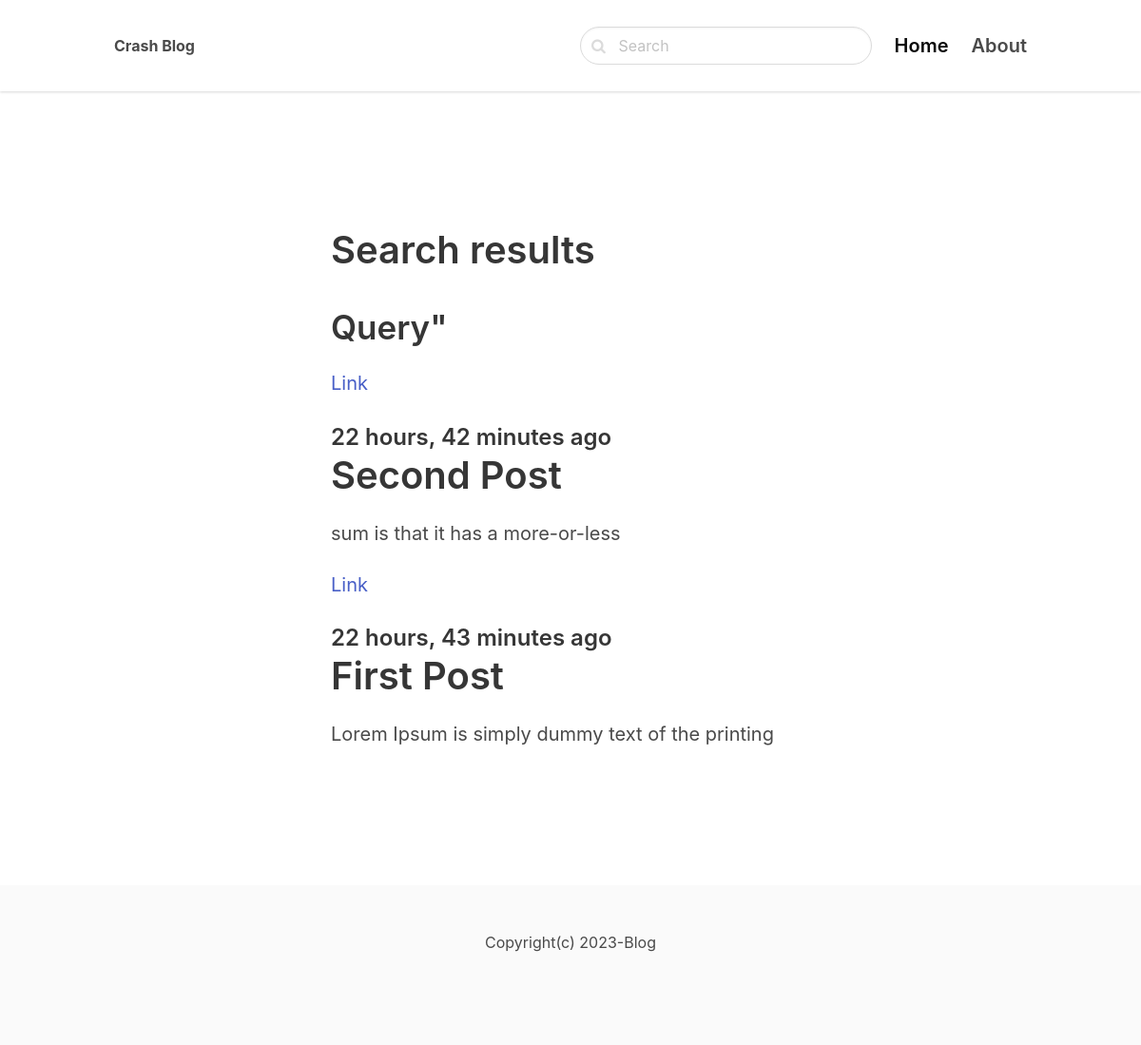
The app's page /search/ with its own data.
### blog/models.py (models this page shows, shortened)
class Post(models.Model):
    ACTIVE = 'active'
    DRAFT = 'draft'
    CHOICES_STATUS = (
        (ACTIVE,'Active'),
        (DRAFT,'Draft')
    )
    category = models.ForeignKey(Category, related_name='post', on_delete=models.CASCADE)
    title = models.CharField(max_length=255)
    slug = models.SlugField()
    intro = models.TextField()
    body = models.TextField()
    created = models.DateTimeField(auto_now_add=True)
    status = models.CharField(max_length=10, choices=CHOICES_STATUS, default=ACTIVE)
    image = models.ImageField(upload_to='uploads/', blank=True, null=True)
    class Meta:
        ordering = ('-created',)

### blog/views.py (the view)
# urls.py: path('search/', views.search, name='search'),
def search(request):
    query = request.GET.get('query','')
    posts = Post.objects.filter(status=Post.ACTIVE).filter(Q(title__icontains=query) |
    Q(intro__icontains=query)
    | Q(body__icontains=query))
    context = {'posts': posts, 'query':query}
    return render(request, 'blog/search.html', context)

### blog/templates/blog/search.html (shortened to what this page needs)
{% extends "core/base.html" %}
{% block content %}
<section class="hero">
  <div class="hero-body">
    <div class="container">
      <section class="section">
        <div class="columns">
          <div class="column is-8 is-offset-2">
            <div class="content is-medium">
                <h1>Search results</h1>
                <h2>Query"{{query}}</h2>
            </div>
            {% for post in posts %}
              <div class="content is-medium">
                <a href="{% url 'post-detail' post.category.slug post.slug %}">Link</a>
                <h2 class="subtitle is-4">{{post.created|timesince}} ago</h2>
                <h1 class="title">{{post.title}}</h1>
                <p>{{post.intro}}</p>
              </div>
              {% empty %}
              <div class="content">
                <p>No results for given query..</p>
              </div>
            {% endfor %}
          </div>
        </div>
      </section>
    </div>
  </div>
</section>
{% endblock content %}

### records on screen
Post: created "22 hours, 42 minutes", title "Second Post", intro "sum is that it has a more-or-less"
Post: created "22 hours, 43 minutes", title "First Post", intro "Lorem Ipsum is simply dummy text of the printing"
